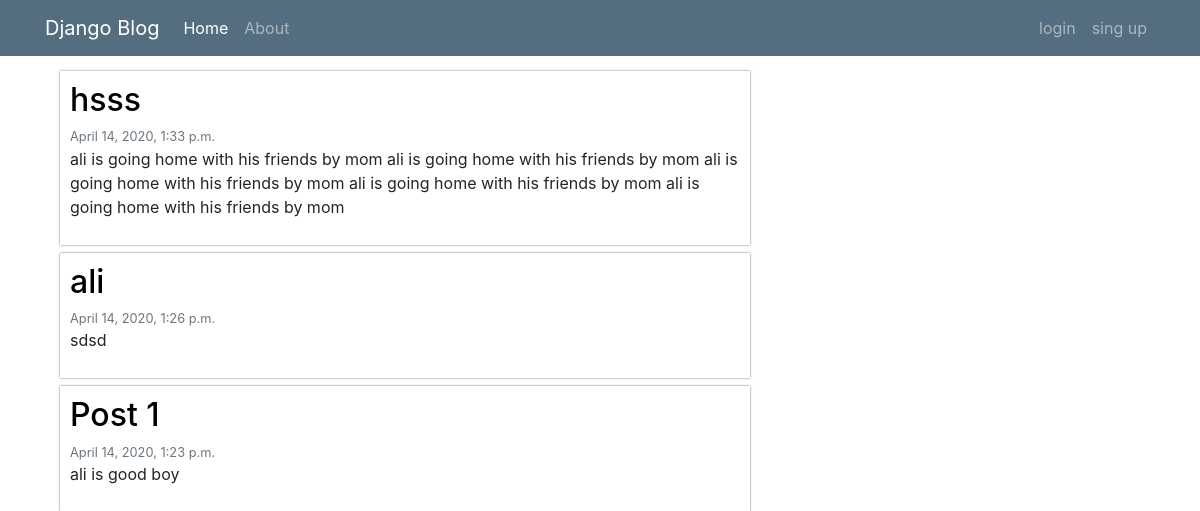
Before: / with the older database file.
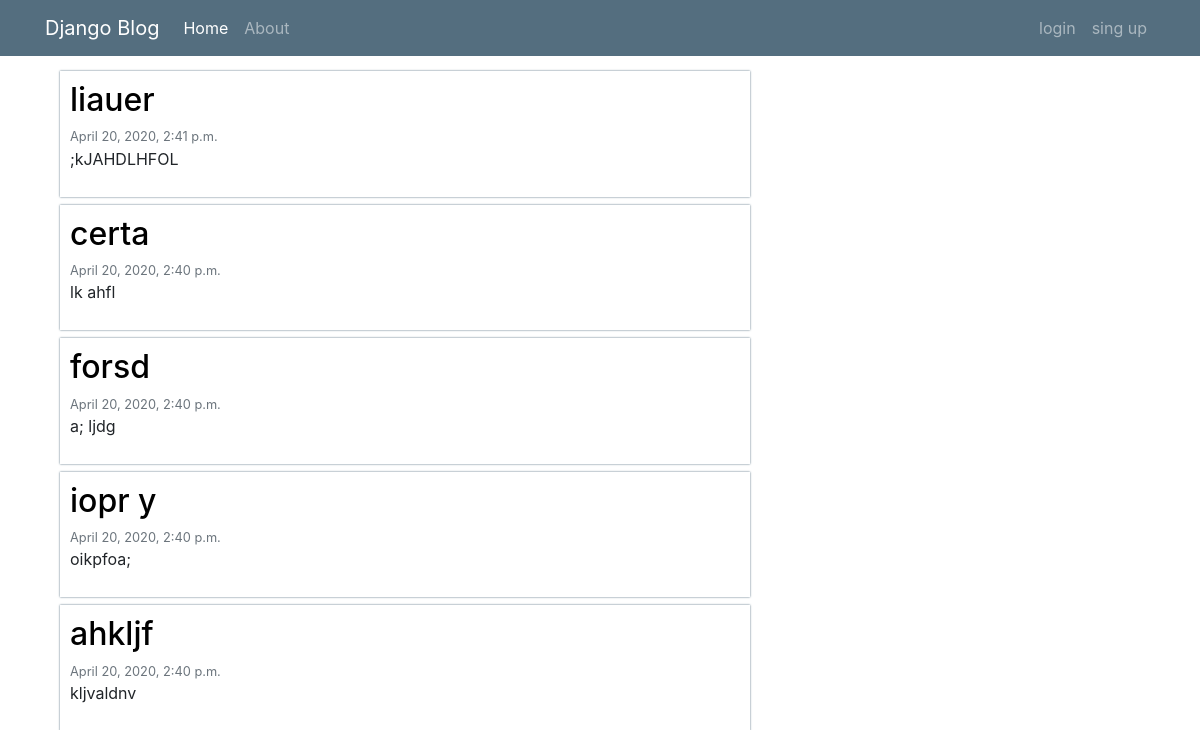
After: the same page with the newer database file.
### blog/models.py (models this page shows, shortened)
class Post(models.Model):
    title = models.CharField(max_length=100)
    content = models.TextField()
    date_posted = models.DateTimeField(default=timezone.now)
    auhtor = models.ForeignKey(User,on_delete=models.CASCADE)

### blog/views.py (the view)
# urls.py: path('', PostListView.as_view() , name='blog-home'),
class PostListView(ListView):
    model = Post
    template_name = 'blog/home.html'
    context_object_name = 'posts'
    ordering = ['-date_posted']
    paginate_by = 5

### blog/templates/blog/home.html (shortened to what this page needs)
{% extends "blog/base.html"%}
{% block content %}
    {% for post in posts %}
    <article class="article">
        <h2><a style="text-decoration: none; color: #000;" href="#">{{ post.title }}</a></h2>
        <small class="text-muted">{{ post.date_posted }}</small>
        <p class="article-content">{{ post.content }}</p>
      </article>
    {% endfor %}
{% endblock content %}

Changed rows visible on the page:
no longer on this page (row unchanged): Post: title "hsss", date_posted "April 14, 2020, 1:33 p.m.", content "ali is going home with his friends by mom ali is going home with his friends by mom ali is going home with his friends by mom ali is going home with his friends by mom ali is going home with his friends by mom"
no longer on this page (row unchanged): Post: title "ali", date_posted "April 14, 2020, 1:26 p.m.", content "sdsd"
no longer on this page (row unchanged): Post: title "Post 1", date_posted "April 14, 2020, 1:23 p.m.", content "ali is good boy"
added Post: title "liauer", date_posted "April 20, 2020, 2:41 p.m.", content ";kJAHDLHFOL"
added Post: title "certa", date_posted "April 20, 2020, 2:40 p.m.", content "lk ahfl"
added Post: title "forsd", date_posted "April 20, 2020, 2:40 p.m.", content "a; ljdg"
added Post: title "iopr y", date_posted "April 20, 2020, 2:40 p.m.", content "oikpfoa;"
added Post: title "ahkljf", date_posted "April 20, 2020, 2:40 p.m.", content "kljvaldnv"
